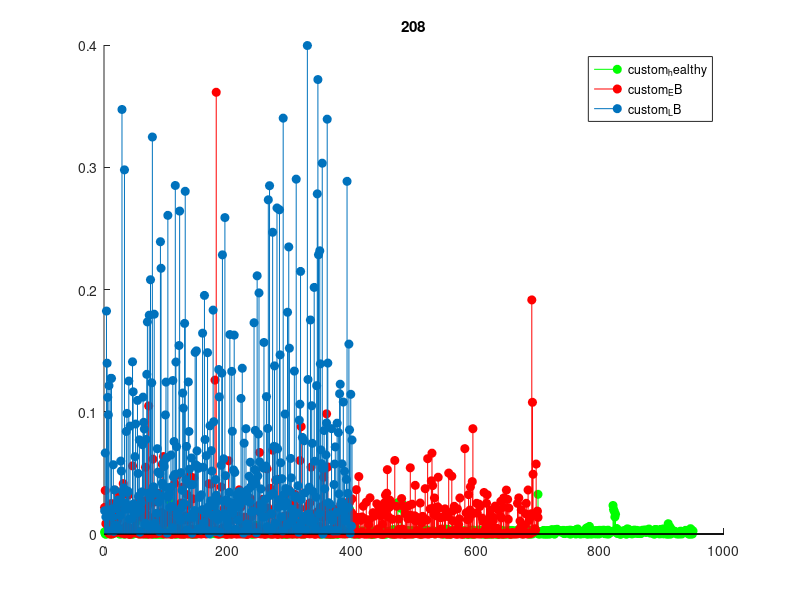

Here is the MATLAB script that generated this plot:
close all
clear all
load Data_LBP_LB_Custom_FPGA;
load Data_LBP_HD_Custom_FPGA;
load Data_LBP_EB_Custom_FPGA;
Data_LBP_HD_Custom = Data_LBP_HD_Custom_FPGA(1:950,:);
Data_LBP_EB_Custom = Data_LBP_EB_Custom_FPGA(1:700,:);
Data_LBP_LB_Custom = Data_LBP_LB_Custom_FPGA(1:400,:);

%Data_L_norm 1:59
%Data_a_norm 60:118  % have some difference in LB and EB
%Data_b_norm 119:177
%Data_binary_norm 178:236  --- 237:295   
%L_bins_norm 296:308
%a_bins_norm 309:321
%b_bins_norm 322:334

for i=208:208 %length(feature_index)
figure
hold on
%j = feature_index(i);
stem(Data_LBP_HD_Custom(:,i),'-g','filled');
stem(Data_LBP_EB_Custom(:,i),'-r','filled');
stem(Data_LBP_LB_Custom(:,i),'-o','filled');
legend('custom_healthy','custom_EB','custom_LB');
title(i);
hold off
end
